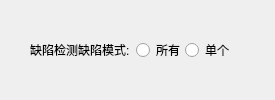
    <widget class="QWidget" name="widget_title1" native="true">
     <property name="sizePolicy">
      <sizepolicy hsizetype="Preferred" vsizetype="Fixed">
       <horstretch>0</horstretch>
       <verstretch>0</verstretch>
      </sizepolicy>
     </property>
     <property name="minimumSize">
      <size>
       <width>100</width>
       <height>33</height>
      </size>
     </property>
     <layout class="QHBoxLayout" name="horizontalLayout_11">
      <property name="spacing">
       <number>0</number>
      </property>
      <property name="leftMargin">
       <number>0</number>
      </property>
      <property name="topMargin">
       <number>0</number>
      </property>
      <property name="rightMargin">
       <number>0</number>
      </property>
      <property name="bottomMargin">
       <number>0</number>
      </property>
      <item>
       <widget class="QLabel" name="lab_Ico">
        <property name="sizePolicy">
         <sizepolicy hsizetype="Minimum" vsizetype="Preferred">
          <horstretch>0</horstretch>
          <verstretch>0</verstretch>
         </sizepolicy>
        </property>
        <property name="minimumSize">
         <size>
          <width>30</width>
          <height>0</height>
         </size>
        </property>
        <property name="text">
         <string/>
        </property>
        <property name="alignment">
         <set>Qt::AlignCenter</set>
        </property>
       </widget>
      </item>
      <item>
       <widget class="QLabel" name="lab_Title">
        <property name="sizePolicy">
         <sizepolicy hsizetype="Expanding" vsizetype="Preferred">
          <horstretch>0</horstretch>
          <verstretch>0</verstretch>
         </sizepolicy>
        </property>
        <property name="styleSheet">
         <string notr="true">font: 10pt &quot;微软雅黑&quot;;</string>
        </property>
        <property name="text">
         <string>缺陷检测</string>
        </property>
        <property name="alignment">
         <set>Qt::AlignLeading|Qt::AlignLeft|Qt::AlignVCenter</set>
        </property>
       </widget>
      </item>
      <item>
       <widget class="QWidget" name="widget_menu" native="true">
        <property name="sizePolicy">
         <sizepolicy hsizetype="Minimum" vsizetype="Preferred">
          <horstretch>0</horstretch>
          <verstretch>0</verstretch>
         </sizepolicy>
        </property>
        <layout class="QHBoxLayout" name="horizontalLayout_12">
         <property name="spacing">
          <number>0</number>
         </property>
         <property name="leftMargin">
          <number>0</number>
         </property>
         <property name="topMargin">
          <number>0</number>
         </property>
         <property name="rightMargin">
          <number>0</number>
         </property>
         <property name="bottomMargin">
          <number>0</number>
         </property>
         <item>
          <widget class="QLabel" name="label_15">
           <property name="styleSheet">
            <string notr="true">font: 11pt &quot;微软雅黑&quot;;</string>
           </property>
           <property name="text">
            <string>缺陷模式:  </string>
           </property>
          </widget>
         </item>
         <item>
          <widget class="QRadioButton" name="radioBtnDefectAll">
           <property name="styleSheet">
            <string notr="true">font: 11pt &quot;微软雅黑&quot;;</string>
           </property>
           <property name="text">
            <string>所有</string>
           </property>
          </widget>
         </item>
         <item>
          <widget class="QRadioButton" name="radioBtnDefectSingle">
           <property name="styleSheet">
            <string notr="true">font: 11pt &quot;微软雅黑&quot;;</string>
           </property>
           <property name="text">
            <string>单个</string>
           </property>
          </widget>
         </item>
         <item>
          <widget class="QPushButton" name="btnMenu_Close">
           <property name="sizePolicy">
            <sizepolicy hsizetype="Minimum" vsizetype="Expanding">
             <horstretch>0</horstretch>
             <verstretch>0</verstretch>
            </sizepolicy>
           </property>
           <property name="minimumSize">
            <size>
             <width>40</width>
             <height>0</height>
            </size>
           </property>
           <property name="cursor">
            <cursorShape>ArrowCursor</cursorShape>
           </property>
           <property name="focusPolicy">
            <enum>Qt::NoFocus</enum>
           </property>
           <property name="toolTip">
            <string>关闭</string>
           </property>
           <property name="text">
            <string/>
           </property>
           <property name="flat">
            <bool>true</bool>
           </property>
          </widget>
         </item>
        </layout>
       </widget>
      </item>
     </layout>
    </widget>
